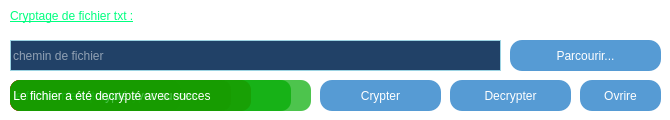
       <widget class="QWidget" name="tfichier">
        <property name="styleSheet">
         <string notr="true">QWidget{

background:transparent;

;}
QPushButton{
border-radius:12px;
color:white;
background:rgba(44, 130, 201, 0.8);
}
QPushButton:hover{
border-radius:12px;
color:#6fe3e3;
background:rgba(52, 152, 219, 0.8);
}
QPushButton:pressed{
background:rgba(0,0,204,0.4);
color:#6fe3e3;
}</string>
        </property>
        <widget class="QLabel" name="label_69">
         <property name="geometry">
          <rect>
           <x>10</x>
           <y>0</y>
           <width>201</width>
           <height>31</height>
          </rect>
         </property>
         <property name="styleSheet">
          <string notr="true">background:transparent;
text-decoration: underline;
font: 75 12pt &quot;Century Gothic&quot;;

color: rgb(0, 255, 127);</string>
         </property>
         <property name="text">
          <string>Cryptage de fichier txt :</string>
         </property>
        </widget>
        <widget class="QLineEdit" name="chemin">
         <property name="geometry">
          <rect>
           <x>10</x>
           <y>40</y>
           <width>491</width>
           <height>31</height>
          </rect>
         </property>
         <property name="sizePolicy">
          <sizepolicy hsizetype="Fixed" vsizetype="Fixed">
           <horstretch>0</horstretch>
           <verstretch>0</verstretch>
          </sizepolicy>
         </property>
         <property name="sizeIncrement">
          <size>
           <width>15</width>
           <height>15</height>
          </size>
         </property>
         <property name="baseSize">
          <size>
           <width>15</width>
           <height>15</height>
          </size>
         </property>
         <property name="mouseTracking">
          <bool>false</bool>
         </property>
         <property name="layoutDirection">
          <enum>Qt::LeftToRight</enum>
         </property>
         <property name="autoFillBackground">
          <bool>false</bool>
         </property>
         <property name="styleSheet">
          <string notr="true">

color:#ffffff;
border-radius: 0px;
border:1px solid #9cd3e2;
background-color: rgb(33, 65, 103);
font: 12pt &quot;Century Gothic&quot;;</string>
         </property>
         <property name="inputMask">
          <string notr="true"/>
         </property>
         <property name="text">
          <string notr="true"/>
         </property>
         <property name="maxLength">
          <number>999999999</number>
         </property>
         <property name="frame">
          <bool>true</bool>
         </property>
         <property name="cursorPosition">
          <number>0</number>
         </property>
         <property name="placeholderText">
          <string notr="true">chemin de fichier</string>
         </property>
         <property name="cursorMoveStyle">
          <enum>Qt::LogicalMoveStyle</enum>
         </property>
         <property name="clearButtonEnabled">
          <bool>false</bool>
         </property>
        </widget>
        <widget class="QPushButton" name="loginbt_7">
         <property name="geometry">
          <rect>
           <x>510</x>
           <y>40</y>
           <width>151</width>
           <height>31</height>
          </rect>
         </property>
         <property name="sizePolicy">
          <sizepolicy hsizetype="Minimum" vsizetype="Fixed">
           <horstretch>0</horstretch>
           <verstretch>0</verstretch>
          </sizepolicy>
         </property>
         <property name="styleSheet">
          <string notr="true">font: 14pt &quot;5by7&quot;;
</string>
         </property>
         <property name="text">
          <string>Parcourir...</string>
         </property>
         <property name="shortcut">
          <string>Return</string>
         </property>
         <property name="checkable">
          <bool>false</bool>
         </property>
         <property name="default">
          <bool>true</bool>
         </property>
        </widget>
        <widget class="QPushButton" name="cryptebtn_2">
         <property name="geometry">
          <rect>
           <x>320</x>
           <y>80</y>
           <width>121</width>
           <height>31</height>
          </rect>
         </property>
         <property name="sizePolicy">
          <sizepolicy hsizetype="Minimum" vsizetype="Fixed">
           <horstretch>0</horstretch>
           <verstretch>0</verstretch>
          </sizepolicy>
         </property>
         <property name="styleSheet">
          <string notr="true">font: 14pt &quot;5by7&quot;;
</string>
         </property>
         <property name="text">
          <string>Crypter</string>
         </property>
         <property name="shortcut">
          <string>Return</string>
         </property>
         <property name="checkable">
          <bool>false</bool>
         </property>
         <property name="default">
          <bool>true</bool>
         </property>
        </widget>
        <widget class="QPushButton" name="decryptebtn_2">
         <property name="geometry">
          <rect>
           <x>450</x>
           <y>80</y>
           <width>121</width>
           <height>31</height>
          </rect>
         </property>
         <property name="sizePolicy">
          <sizepolicy hsizetype="Minimum" vsizetype="Fixed">
           <horstretch>0</horstretch>
           <verstretch>0</verstretch>
          </sizepolicy>
         </property>
         <property name="styleSheet">
          <string notr="true">font: 14pt &quot;5by7&quot;;
</string>
         </property>
         <property name="text">
          <string>Decrypter</string>
         </property>
         <property name="shortcut">
          <string>Return</string>
         </property>
         <property name="checkable">
          <bool>false</bool>
         </property>
         <property name="default">
          <bool>true</bool>
         </property>
        </widget>
        <widget class="QLabel" name="msg_11">
         <property name="enabled">
          <bool>false</bool>
         </property>
         <property name="geometry">
          <rect>
           <x>10</x>
           <y>80</y>
           <width>221</width>
           <height>31</height>
          </rect>
         </property>
         <property name="styleSheet">
          <string notr="true">background:rgba(255,0,0,0.8);
color: rgb(255, 255, 255);
border-radius:10px;
font: 12pt &quot;Century Gothic&quot;;</string>
         </property>
         <property name="text">
          <string> Entrer le chemin d'abord </string>
         </property>
        </widget>
        <widget class="QLabel" name="msg_12">
         <property name="enabled">
          <bool>false</bool>
         </property>
         <property name="geometry">
          <rect>
           <x>10</x>
           <y>80</y>
           <width>241</width>
           <height>31</height>
          </rect>
         </property>
         <property name="styleSheet">
          <string notr="true">background:rgba(255,0,0,0.8);
color: rgb(255, 255, 255);
border-radius:10px;
font: 12pt &quot;Century Gothic&quot;;</string>
         </property>
         <property name="text">
          <string> le fichier n'est pas de type txt</string>
         </property>
        </widget>
        <widget class="QLabel" name="msg_13">
         <property name="enabled">
          <bool>false</bool>
         </property>
         <property name="geometry">
          <rect>
           <x>10</x>
           <y>80</y>
           <width>171</width>
           <height>31</height>
          </rect>
         </property>
         <property name="styleSheet">
          <string notr="true">background:rgba(255,0,0,0.8);
color: rgb(255, 255, 255);
border-radius:10px;
font: 12pt &quot;Century Gothic&quot;;</string>
         </property>
         <property name="text">
          <string> le fichier n'existe pas </string>
         </property>
        </widget>
        <widget class="QLabel" name="msg_14">
         <property name="enabled">
          <bool>false</bool>
         </property>
         <property name="geometry">
          <rect>
           <x>10</x>
           <y>80</y>
           <width>281</width>
           <height>31</height>
          </rect>
         </property>
         <property name="styleSheet">
          <string notr="true">background: rgba(0, 170, 0,0.7);

color: rgb(255, 255, 255);
border-radius:10px;
font: 12pt &quot;Century Gothic&quot;;</string>
         </property>
         <property name="text">
          <string> Le fichier a été crypté avec succes</string>
         </property>
        </widget>
        <widget class="QLabel" name="msg_15">
         <property name="enabled">
          <bool>false</bool>
         </property>
         <property name="geometry">
          <rect>
           <x>10</x>
           <y>80</y>
           <width>301</width>
           <height>31</height>
          </rect>
         </property>
         <property name="styleSheet">
          <string notr="true">background: rgba(0, 170, 0,0.7);

color: rgb(255, 255, 255);
border-radius:10px;
font: 12pt &quot;Century Gothic&quot;;</string>
         </property>
         <property name="text">
          <string> Le fichier a été decrypté avec succes</string>
         </property>
        </widget>
        <widget class="QPushButton" name="decryptebtn_5">
         <property name="geometry">
          <rect>
           <x>580</x>
           <y>80</y>
           <width>81</width>
           <height>31</height>
          </rect>
         </property>
         <property name="sizePolicy">
          <sizepolicy hsizetype="Minimum" vsizetype="Fixed">
           <horstretch>0</horstretch>
           <verstretch>0</verstretch>
          </sizepolicy>
         </property>
         <property name="styleSheet">
          <string notr="true">font: 14pt &quot;5by7&quot;;
</string>
         </property>
         <property name="text">
          <string>Ovrire</string>
         </property>
         <property name="shortcut">
          <string>Return</string>
         </property>
         <property name="checkable">
          <bool>false</bool>
         </property>
         <property name="default">
          <bool>true</bool>
         </property>
        </widget>
       </widget>
